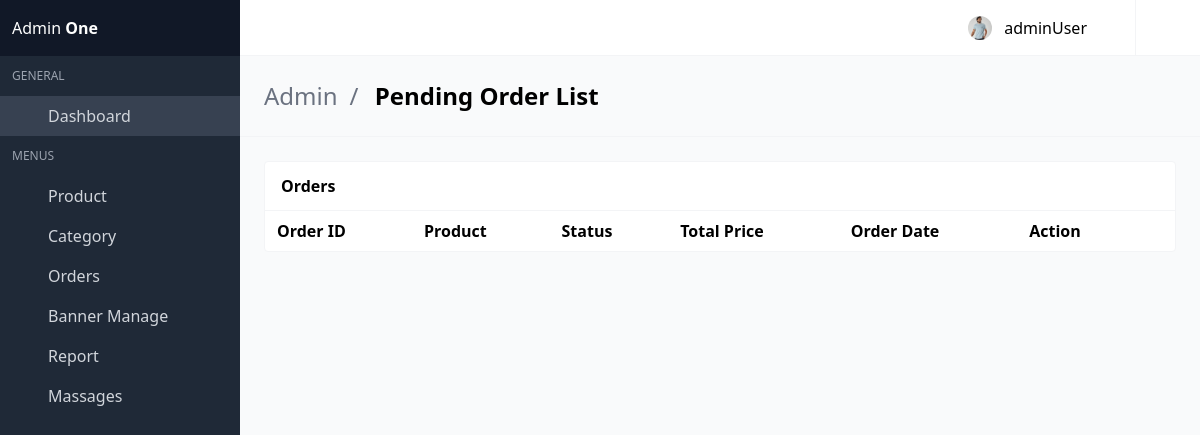
The app's page /pending-order/ (signed in), older data.
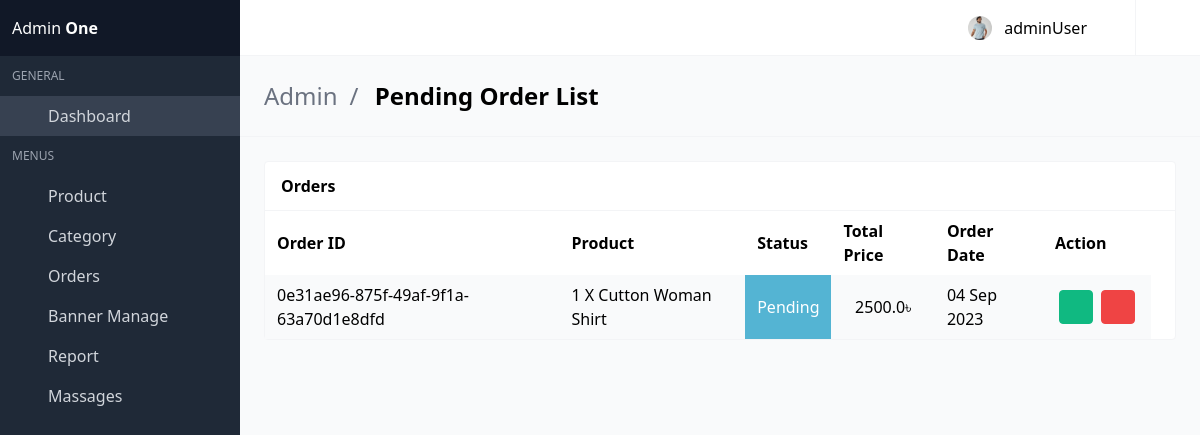
The same page, newer data.
### orderApp/models.py (models this page shows, shortened)
class Order(models.Model):
    orderItem = models.ManyToManyField(Cart)
    user = models.ForeignKey(User, on_delete=models.CASCADE, related_name='order')
    ordered = models.BooleanField(default=False)
    createdAt = models.DateTimeField(auto_now_add=True)
    paymentId = models.CharField(max_length=264, blank=True, null=True)
    delivered_status = models.BooleanField(default=False)
    orderId = models.CharField(max_length=200, blank=True, null=True)
    def getTotals(self):
        total = 0
        for order_item in self.orderItem.all():
            total += float(order_item.get_total())
        return total

class Cart(models.Model):
    user = models.ForeignKey(User, on_delete=models.CASCADE, related_name='card')
    item = models.ForeignKey(Product, on_delete=models.CASCADE)
    quantity = models.IntegerField(default=1)
    color = models.CharField(max_length=50, default='no color selected')
    size = models.CharField(max_length=50, default='free size')
    purchase = models.BooleanField(default=False)
    createAt = models.DateTimeField(auto_now_add=True)
    updatedAt = models.DateTimeField(auto_now=True)
    def __str__(self) -> str:
        return str(self.quantity) + ' X ' + str(self.item)
    def get_total(self):
        if self.item.dic_price == 0:
            total = self.item.main_price * self.quantity
        else:
            total = self.item.dic_price * self.quantity
        floatTotal = format(total, '0.2f')
        return floatTotal

### shopApp/models.py (models this page shows, shortened)
class Product(models.Model):
    product_name         = models.CharField(max_length=260)
    product_code         = models.CharField(max_length=20)
    product_quintity     = models.IntegerField(default=0)
    product_category     = models.ForeignKey(Category, on_delete=models.CASCADE, related_name='category')
    roduct_title         = models.CharField(max_length=260)
    image                = models.ImageField(upload_to='products')
    product_color_image  = models.ManyToManyField(ColorImage, blank=True, null=True, related_name="colorImg")
    color_name           = models.CharField(max_length=160)
    availableSize        = models.CharField(max_length=60)
    slug                 = models.SlugField(unique=True, null=True, blank=True)
    details              = models.TextField()
    main_price           = models.IntegerField()
    is_newarival         = models.BooleanField(default=False)
    is_featured          = models.BooleanField(default=False)
    is_discount          = models.BooleanField(default=False)
    dic_price            = models.IntegerField(default=0, blank=True, null=True)
    cerated_at           = models.DateTimeField(auto_now_add=True)
    updated_at           = models.DateTimeField(auto_now=True)
    def __str__(self) -> str:
        return self.product_name

### adminApp/views.py (the view)
# urls.py: path('pending-order/', views.pendingOrder, name='pending_order'),
def pendingOrder(request):
    pending_orders = Order.objects.filter(ordered=True, delivered_status=False)
    context = {
        'pending_orders':pending_orders,
    }
    return render(request, 'AdminDashbord/pending-order.html', context)

### template/AdminDashbord/pending-order.html (shortened to what this page needs)
{% extends "AdminDashbord/base.html" %}
{% block body %}
<section class="is-title-bar">
    <div class="flex flex-col md:flex-row items-center justify-between space-y-6 md:space-y-0">
      <ul>
        <li>Admin</li>
        <li>Pending Order List</li>
      </ul>
    </div>
  </section>
    <section class="section main-section">
      <div class="card has-table">
        <header class="card-header">
          <p class="card-header-title">
            Orders
          </p>
          <a href="#" class="card-header-icon">
            <span class="icon"></span>
          </a>
        </header>
        <div class="card-content">
          <table>
            <thead>
            <tr>
              <th>Order ID</th>
              <th>Product</th>
              <th>Status</th>
              <th>Total Price</th>
              <th>Order Date</th>
              <th>Action</th>
              <th></th>
            </tr>
            </thead>
            <tbody>
            {% for i in pending_orders %}
            <tr>
                <td data-label="Name">{{i.orderId}}</td>
                <td data-label="Company">
                    {% for i in i.orderItem.all %} {{i}} <br> {% endfor %}
                </td>
                <td data-label="City" style="color: white;background-color:#54B4D3;text-align:center;">Pending</td>
                <td data-label="City" style="text-align:center;">{{i.getTotals}}&#2547</td>
                <td data-label="City">{{i.createdAt|date:"d M Y"}}</td>
                <td class="actions-cell">
                    <div class="buttons right nowrap">
                    <a href="" class="button small green --jb-modal"  data-target="sample-modal-2" type="button">
                        <span class="icon"></span>
                    </a>
                    <a href="{% url 'adminApp:delete_order' id=i.id %}" class="button small red --jb-modal" data-target="sample-modal" type="button">
                        <span class="icon"></span>
                    </a>
                    </div>
                </td>
            </tr>
            {% endfor %}
            </tbody>
          </table>
        </div>
      </div>
{% endblock %}

Row changes from the older to the newer data that the page shows:
added Order: orderId "0e31ae96-875f-49af-9f1a-63a70d1e8dfd", getTotals "2500.0", createdAt "04 Sep 2023"
added Cart: quantity+item "1 X Cutton Woman Shirt"
